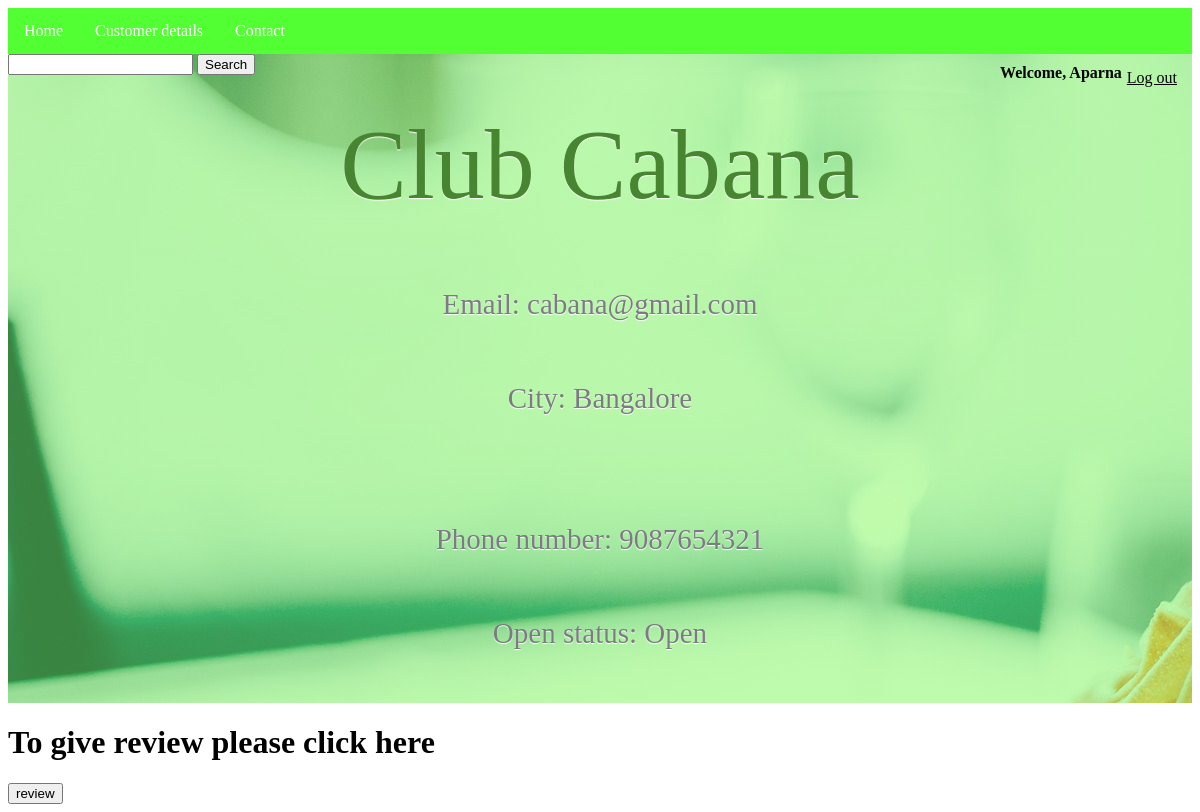
Page /display_search.php?selresname=Club Cabana (signed in) on the committed database.
### tables this page shows
CREATE TABLE `res_register` (
  `resname` varchar(100) NOT NULL,
  `email` varchar(100) NOT NULL,
  `password` varchar(50) NOT NULL,
  `city` varchar(80) NOT NULL,
  `owner` varchar(50) DEFAULT NULL,
  `phone` bigint(10) NOT NULL,
  `status` varchar(50) NOT NULL,
  `cuisines` varchar(50) NOT NULL,
  PRIMARY KEY (`resname`)
);

### display_search.php (the view, shortened to what this page needs)
<?php
include('connect.php');
  $resname=$_GET['selresname'];
	$query = "select resname, email, city, phone, status from res_register where resname='$resname'";
	$result = mysqli_query($db, $query);
?>
<!DOCTYPE html>
<html>
<head>
</head>
<body>
<div class="tinted-image">
<ul>
  <li><a class="active" href="cus_home.php">Home</a></li>
  <li><a href="cus_details.php">Customer details</a></li>
  <li><a href="contact.html">Contact</a></li>
</ul>
<div style="float:right; color:black;padding:10px">
         <strong>
    <?php
        echo "Welcome, ";echo $_SESSION['username'];
         ?></strong>
    <a style="float:right; color:black;padding:5px" href="logout.php">Log out</a>
</div>
<form action="search.php" method="POST">
    <input type="text" name="query" />
    <input type="submit" value="Search" />
</form>
<article>
	<?php while($row=mysqli_fetch_array($result, MYSQLI_ASSOC))
  {
	echo "<h6> ".$row['resname']." </h6><br>";
	echo "<p> Email: ".$row['email']."</p>";
	echo "<p>City: ".$row['city']."</p><br>";
	echo "<p>Phone number: ".$row['phone']."</p>";
	echo "<p>Open status: ".$row['status']."</p><br>";
  }?>
  </article>
  </div>
  <div id="review">
<h1>To give review please click here</h1>
<button type="button" onclick="loadDoc()">review</button>
</div>
</body>
</html>

### display_search.php (style rules this page uses)
h6 { color: #478530; font-family: "Great Vibes", cursive; font-size: 100px; line-height: 100px; font-weight: normal; margin-bottom: 0px; margin-top: 40px; text-align: center; text-shadow: 0 1px 1px #fff; }
p { color: #7a7c7f; font-size: 29px; font-family: "Libre Baskerville", serif; line-height: 45px; text-align: center; text-shadow: 0 1px 1px #fff; padding-top: 20px; }
ul { list-style-type: none; margin: 0; padding: 0; overflow: hidden; background-color: #52ff33; }
li { float: left; }
li a { display: block; color: white;x text-align: center; padding: 14px 16px; text-decoration: none; }
.tinted-image { background: linear-gradient( rgba(125, 254, 76, 0.45), rgba(125, 254, 76, 0.45) ), url(image.jpg); background-repeat: no-repeat; }

### rows in the picture
res_register: resname "Club Cabana", email "cabana@gmail.com", city "Bangalore", phone "9087654321", status "Open"

### other values in the picture
$_SESSION['username'] "Aparna"
